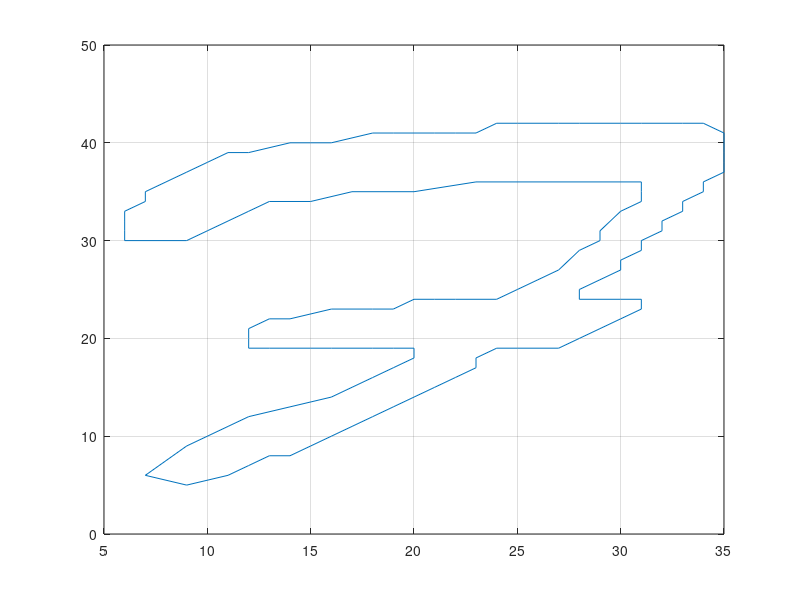

MATLAB code to generate this figure:
%  a1 = input ('key in 1st link length');
%  a2 = input ('key in 2nd link length');
a1 = 20;
a2 = 20;
a3 = 20;
delay = 0.2;

%---
locationX = [
6
6
6
6
7
7
8
9
10
11
12
14
15
16
18
19
20
21
22
23
24
25
26
27
28
29
30
31
32
33
34
35
35
35
35
35
34
34
33
33
32
32
31
31
30
30
29
28
28
29
30
31
31
30
29
28
27
26
25
24
23
23
22
21
20
19
18
17
16
15
14
13
12
11
9
7
9
10
11
12
14
16
17
18
19
20
20
19
18
17
16
15
14
13
12
12
12
13
14
16
17
18
19
20
21
22
23
24
25
26
27
28
29
29
30
31
31
31
23
20
17
15
13
12
11
10
9
6

]';
%---

locationY = [
30
31
32
33
34
35
36
37
38
39
39
40
40
40
41
41
41
41
41
41
42
42
42
42
42
42
42
42
42
42
42
41
40
39
38
37
36
35
34
33
32
31
30
29
28
27
26
25
24
24
24
24
23
22
21
20
19
19
19
19
18
17
16
15
14
13
12
11
10
9
8
8
7
6
5
6
9
10
11
12
13
14
15
16
17
18
19
19
19
19
19
19
19
19
19
20
21
22
22
23
23
23
23
24
24
24
24
24
25
26
27
29
30
31
33
34
35
36
36
35
35
34
34
33
32
31
30
30
]';
%---

theta_1 = [-7.8396
1.1006
8.9211
9.1049
9.3875
9.556
9.4234
8.1819
7.8339
3.9644
-0.4244
-2.9252
-5.4481
-6.9842
-7.4011
-7.7178
-7.8396

    ]';
theta_2 = [55.4442
50.2596
49.1114
48.6136
47.7175
46.9487
45.5966
45.3033
41.6982
43.6997
46.8385
49.0139
51.6527
53.7309
54.4555
55.1273
55.4442

]';
theta_3 = [46.1164
40.0287
27.2262
27.2031
27.1391
27.0643
26.9202
27.009
32.4021
34.929
38.3886
40.6002
43.083
44.8465
45.4085
45.898
46.1164

]';
sz = size(locationX);
numOfSteps = sz(1,2);
f1 = figure;
figure(f1);

w = 1 ;
 for n = 1:numOfSteps
%      theta = [final(n,3),final(n,4)];
 if w == 1
        hold off   
        plot(locationX,locationY); %plot the path in a cartesian coordinate system
        hold on;
        grid on;
        %{
        aa(1) = 0; % origin of the robot arm
        bb(1) = 0; % origin of the robot arm
        aa(2) = a1 * cosd(theta_1(n) ); % 1st robot arm X position
        bb(2) = a1 * sind(theta_1(n) ); % 1st robot arm Y position
        aa(3) = aa(2) + a2 * cosd(theta_2(n) + theta_1(n)); % 2nd robot arm X position or tooltip X Position
        bb(3) = bb(2) + a2 * sind(theta_2(n) + theta_1(n) );% 2nd robot arm Y position or tooltip Y Position
        aa(4) = aa(3) + a3 * cosd(theta_3(n) + theta_2(n) + theta_1(n)); % 2nd robot arm X position or tooltip X Position
        bb(4) = bb(3) + a3 * sind(theta_3(n) + theta_2(n) + theta_1(n));% 2nd robot arm Y position or tooltip Y Position
        plot(aa, bb,'r','linewidth',3);
        axis([-20 20 -5 30]);
        pause(delay);
        %}
 end
 end

 function F = IKK (x)
X=16.3;
Y=16.02263;
L=10;

F =[X-((L*cos(x(1)+x(2)+x(3)))+(L*cos(x(1)+x(2)))+(L*cos(x(1))));
    Y-((L*sin(x(1)+x(2)+x(3)))+(L*sin(x(1)+x(2)))+(L*sin(x(1))))];

 end
 